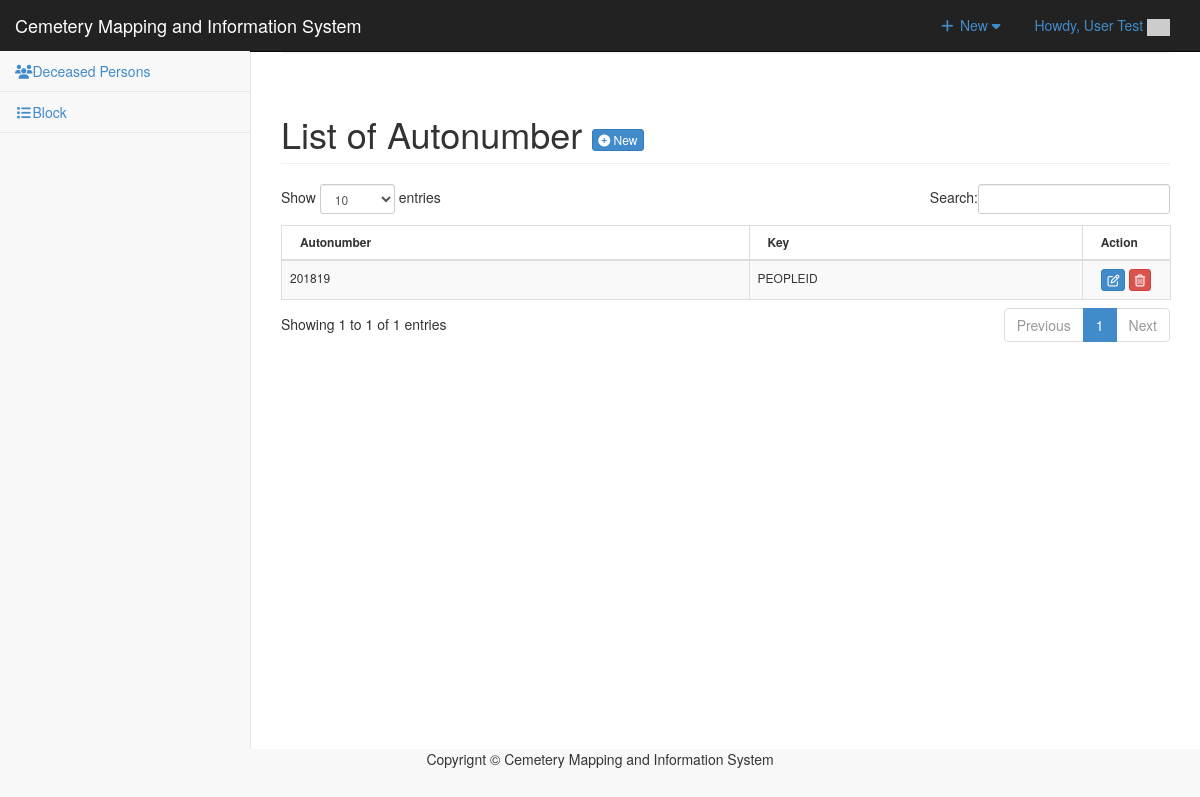
Screenshot of /admin/autonumber/index.php (signed in) with the database file from the repository.
### tables this page shows
CREATE TABLE `tblautonumber` (
  `ID` int(11) NOT NULL,
  `AUTOSTART` varchar(11) NOT NULL,
  `AUTOINC` int(11) NOT NULL,
  `AUTOEND` int(11) NOT NULL,
  `AUTOKEY` varchar(12) NOT NULL,
  `AUTONUM` int(30) NOT NULL
);

### admin/autonumber/index.php (called while the page is built, shortened)
<?php
require_once ("../theme/templates.php");
?>

### include/database.php (called while the page is built, shortened)
<?php
class Database {
	var $sql_string = '';
	private $conn;
	public function open_connection() {
		$this->conn = mysqli_connect(server,user,pass);
		if(!$this->conn){
			echo "Problem in database connection! Contact administrator!";
			exit();
		}else{
			$db_select = mysqli_select_db($this->conn,database_name);
		}
	}
	function setQuery($sql='') {
		$this->sql_string=$sql;
	}
	function executeQuery() {
		$result = mysqli_query($this->conn,$this->sql_string);
		return $result;
	}
	private function confirm_query($result) {
		return $result;
	}
	function loadResultList( $key='' ) {
		$cur = $this->executeQuery();
		$array = array();
		while ($row = mysqli_fetch_object($cur)) {
			if ($key) {
				$array[$row->$key] = $row;
			} else {
				$array[] = $row;
			}
		}
		return $array;
	}
}
$mydb = new Database();
?>

### admin/autonumber/list.php (the view, shortened to what this page needs)
<div class="row">
      	 <div class="col-lg-12">
           <h1 class="page-header">List of Autonumber  <a href="index.php?view=add" class="btn btn-primary btn-xs  ">  <i class="fa fa-plus-circle fw-fa"></i> New</a>  </h1>
      		</div>
  		 </div>
 		    <form action="controller.php?action=delete" Method="POST">
		     <div class="table-responsive">
			<table id="example" class="table table-striped table-bordered table-hover"  style="font-size:12px" cellspacing="0">
			  <thead>
			  	<tr>
			  		<th>
			  		 Autonumber</th>
			  		  <th>Key</th>
			  		 <th width="10%" align="center">Action</th>
			  	</tr>
			  </thead>
			  <tbody>
			  	<?php
			  		$mydb->setQuery("SELECT * FROM `tblautonumber`");
			  		$cur = $mydb->loadResultList();
					foreach ($cur as $result) {
			  		echo '<tr>';
		  			echo '<td>' . $result->AUTOSTART. $result->AUTOEND.'</td>';
		  			echo '<td>' . $result->AUTOKEY.'</td>';
			  		echo '<td align="center"><a title="Edit" href="index.php?view=edit&id='.$result->ID.'" class="btn btn-primary btn-xs  ">  <span class="fa fa-edit fw-fa"></a>
			  		     <a title="Delete" href="controller.php?action=delete&id='.$result->ID.'" class="btn btn-danger btn-xs  ">  <span class="fa  fa-trash-o fw-fa "></a></td>';
			  		echo '</tr>';
			  	}
			  	?>
			  </tbody>
			</table>
			</form>

### admin/css/sb-admin-2.css (style rules this page uses)
body { background-color: #f8f8f8; }

### rows the page displays
tblautonumber: AUTOSTART "2018", AUTOEND "19", AUTOKEY "PEOPLEID"

### other values shown
$_SESSION['U_NAME'] "User Test"
